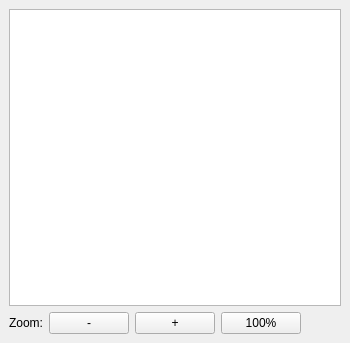
  <widget class="QDockWidget" name="dockWidgetHierarquia">
   <property name="minimumSize">
    <size>
     <width>342</width>
     <height>343</height>
    </size>
   </property>
   <property name="allowedAreas">
    <set>Qt::AllDockWidgetAreas</set>
   </property>
   <property name="windowTitle">
    <string>Hierarquia dos nós:</string>
   </property>
   <attribute name="dockWidgetArea">
    <number>4</number>
   </attribute>
   <widget class="QWidget" name="dockWidgetContents_3">
    <layout class="QVBoxLayout" name="verticalLayout_2">
     <item>
      <widget class="QGraphicsView" name="graphicsViewHierarquia">
       <property name="minimumSize">
        <size>
         <width>0</width>
         <height>0</height>
        </size>
       </property>
      </widget>
     </item>
     <item>
      <layout class="QHBoxLayout" name="horizontalLayout_2">
       <item>
        <widget class="QLabel" name="labelZoom">
         <property name="text">
          <string>Zoom:</string>
         </property>
        </widget>
       </item>
       <item>
        <widget class="QPushButton" name="pushButtonZoomMemos">
         <property name="text">
          <string>-</string>
         </property>
        </widget>
       </item>
       <item>
        <widget class="QPushButton" name="pushButtonZoomMais">
         <property name="text">
          <string>+</string>
         </property>
        </widget>
       </item>
       <item>
        <widget class="QPushButton" name="pushButtonZoom100">
         <property name="text">
          <string>100%</string>
         </property>
        </widget>
       </item>
       <item>
        <spacer name="horizontalSpacer">
         <property name="orientation">
          <enum>Qt::Horizontal</enum>
         </property>
         <property name="sizeHint" stdset="0">
          <size>
           <width>40</width>
           <height>20</height>
          </size>
         </property>
        </spacer>
       </item>
      </layout>
     </item>
    </layout>
   </widget>
  </widget>
